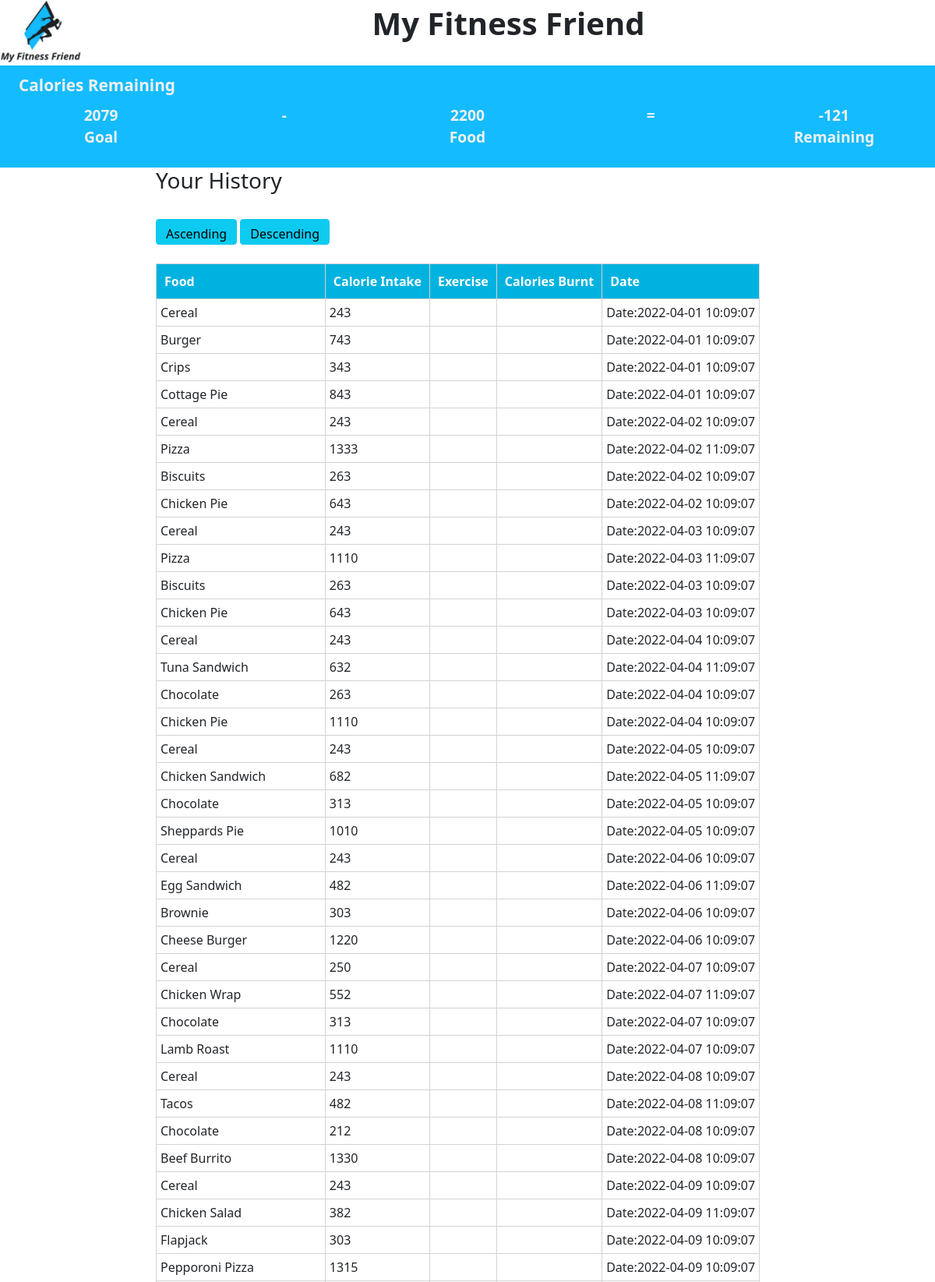
The app's page /history.php (signed in, upper part) with its own data.
### tables this page shows
CREATE TABLE `users` (
  `uid` int(11) NOT NULL,
  `username` varchar(32) DEFAULT NULL,
  `password` varchar(64) DEFAULT NULL,
  `firstname` varchar(64) DEFAULT NULL,
  `lastname` varchar(64) DEFAULT NULL,
  `email` varchar(128) DEFAULT NULL,
  `age` smallint(3) DEFAULT NULL,
  `gender` varchar(6) DEFAULT NULL,
  `start_weight` int(3) DEFAULT NULL,
  `current_weight` int(3) DEFAULT NULL,
  `goal_weight` int(3) DEFAULT NULL,
  `height` int(3) DEFAULT NULL,
  `unit1` varchar(32) DEFAULT NULL,
  `unit2` varchar(32) DEFAULT NULL,
  `mentor1` int(3) DEFAULT NULL,
  `mentor2` int(3) DEFAULT NULL,
  `mentor3` int(3) DEFAULT NULL,
  `calorie_intake` int(5) DEFAULT NULL
);

CREATE TABLE `calories` (
  `cid` int(5) NOT NULL,
  `uid` int(11) DEFAULT NULL,
  `food` varchar(120) DEFAULT NULL,
  `meal` varchar(120) DEFAULT NULL,
  `calorie_intake` int(5) DEFAULT NULL,
  `exercise` varchar(120) DEFAULT NULL,
  `calories_burnt` int(5) DEFAULT NULL,
  `datetime` datetime NOT NULL
);

### history.php (the view, shortened to what this page needs)
<?php
include 'header.php';
if(!isset($_SESSION['uid']))
{
  echo 'You are being redirected to the home page!';
  header("Location:index.php");
}
else
{
  $uid=$_SESSION['uid'];
}
if(isset($_POST['ASC']))
{
    $asc_query = "SELECT * FROM calories WHERE uid = $uid ORDER BY cid ASC";
    $result = executeQuery($asc_query);
}
elseif (isset ($_POST['DESC']))
    {
          $desc_query = "SELECT * FROM calories WHERE uid = $uid ORDER BY cid DESC";
          $result = executeQuery($desc_query);
    }
 else {
        $default_query = "SELECT * FROM calories WHERE uid = $uid";
        $result = executeQuery($default_query);
}
?>
    <div class="col-md-8 m-auto block" id="main_content">
    <h3>Your History</h3><br>
      <form action="history.php" method="post">
        <input type="submit" class = "btn btn-info" name="ASC" value="Ascending">
        <input type="submit" class = "btn btn-info" name="DESC" value="Descending"><br><br>
    <table class="table-main">
    <tr>
      <th>Food</th>
      <th>Calorie Intake</th>
      <th>Exercise</th>
      <th>Calories Burnt</th>
      <th>Date</th>
    </tr>
<?php
function executeQuery($query)
{
    $connection = mysqli_connect("localhost","root","");
    $result = mysqli_query($connection, $query);
    return $result;
}
while($row = mysqli_fetch_assoc($result)){
  ?>
<tr>
    <td><?php echo $row['food'];?></td>
    <td><?php echo $row['calorie_intake'];?></td>
    <td><?php echo $row['exercise'];?></td>
    <td><?php echo $row['calories_burnt'];?></td>
    <td>Date:<?php echo $row['datetime'];?></td>
</tr>
  <?php
}
?>
      </table>
      </form>
    </div>
<?php
include 'footer.php';
?>

### interface.php (shortened to what this page needs)
 <?php
if (isset($_SESSION['username'])) {
  $connection = mysqli_connect("localhost","root","");
  $calorieQuery = "SELECT SUM(calorie_intake) FROM calories WHERE uid = '$_SESSION[uid]' AND date(datetime) = curdate();";
  $calorieResult = mysqli_query($connection, $calorieQuery);
  $crTemp = mysqli_fetch_array($calorieResult);
  $cr = $crTemp[0];
  $query = "SELECT * FROM users WHERE uid = '$_SESSION[uid]'";
  $result = mysqli_query($connection, $query);
  while ($row = mysqli_fetch_assoc($result)) {
    $sw = $row['start_weight'];
    $cw = $row['current_weight'];
    $gw = $row['goal_weight'];
  }
  $result1 = $cw * 2.205;
  $result2 = $result1 * 15;
  $x = $sw - $gw;
  $y = $sw - $cw;
  $z = $y / $x;
  $offset = 1 - $z;
  $reduction = $offset / 2;
  $reduction2 = $result2 * $reduction;
  $ci = round($result2 - $reduction2);
  $ri = round($ci - $cr);
  echo <<<INTERFACE
  <div class="container-fluid" id="calorie">
    <legend class="title">Calories Remaining</legend>
    <div class="row">
      <div class="col">
        <label>{$ci}<br>Goal</label>
      </div>
      <div class="col">
        <label>-</label>
      </div>
      <div class="col">
        <label>{$cr}<br>
        Food</label>
      </div>
      <div class="col">
        <label>=</label>
      </div>
      <div class="col">
        <label>{$ri}<br>
        Remaining</label>
      </div>
    </div>
  </div>
  INTERFACE;
}
?>

### css/style.css (style rules this page uses)
:root { --colourPri: #022140; --colourSec: #c5c5c5; --colourBG: #14BCFF; --colourText: #f0f0f0; --colourNav: #c68c53a8; --colourHover: #233385; }
#calorie, #loginHeader { padding-left: 1.5em; padding-right: 1.5em; padding-bottom: 1.5em; font-size: 1em; font-weight: bold; text-align: center; color: var(--colourText); background-color: var(--colourBG); }
.title { font-size: 1.3em; text-align: left; padding-top: .5em; }
label { font-size: 1.2em; font-weight: bolder; }
input { height: calc(1.6em + .6vw); }
.table-main, .table-main th, .table-main td { border: 1px solid lightgrey; }
.table-main th { background-color: rgb(0, 178, 223); color: white; padding: 10px; }
.table-main td { background-color: #ffffff; padding: 5px; }

### records on screen
users: ci "2079"
calories: food "Cereal", calorie_intake "243", datetime "2022-04-01 10:09:07"
calories: food "Burger", calorie_intake "743", datetime "2022-04-01 10:09:07"
calories: food "Crips", calorie_intake "343", datetime "2022-04-01 10:09:07"
calories: food "Cottage Pie", calorie_intake "843", datetime "2022-04-01 10:09:07"
calories: food "Cereal", calorie_intake "243", datetime "2022-04-02 10:09:07"
calories: food "Pizza", calorie_intake "1333", datetime "2022-04-02 11:09:07"
calories: food "Biscuits", calorie_intake "263", datetime "2022-04-02 10:09:07"
calories: food "Chicken Pie", calorie_intake "643", datetime "2022-04-02 10:09:07"
calories: food "Cereal", calorie_intake "243", datetime "2022-04-03 10:09:07"
calories: food "Pizza", calorie_intake "1110", datetime "2022-04-03 11:09:07"
calories: food "Biscuits", calorie_intake "263", datetime "2022-04-03 10:09:07"
calories: food "Chicken Pie", calorie_intake "643", datetime "2022-04-03 10:09:07"
calories: food "Cereal", calorie_intake "243", datetime "2022-04-04 10:09:07"
calories: food "Tuna Sandwich", calorie_intake "632", datetime "2022-04-04 11:09:07"
calories: food "Chocolate", calorie_intake "263", datetime "2022-04-04 10:09:07"
calories: food "Chicken Pie", calorie_intake "1110", datetime "2022-04-04 10:09:07"
calories: food "Cereal", calorie_intake "243", datetime "2022-04-05 10:09:07"
calories: food "Chicken Sandwich", calorie_intake "682", datetime "2022-04-05 11:09:07"
calories: food "Chocolate", calorie_intake "313", datetime "2022-04-05 10:09:07"
calories: food "Sheppards Pie", calorie_intake "1010", datetime "2022-04-05 10:09:07"
calories: food "Cereal", calorie_intake "243", datetime "2022-04-06 10:09:07"
calories: food "Egg Sandwich", calorie_intake "482", datetime "2022-04-06 11:09:07"
calories: food "Brownie", calorie_intake "303", datetime "2022-04-06 10:09:07"
calories: food "Cheese Burger", calorie_intake "1220", datetime "2022-04-06 10:09:07"
calories: food "Cereal", calorie_intake "250", datetime "2022-04-07 10:09:07"
calories: food "Chicken Wrap", calorie_intake "552", datetime "2022-04-07 11:09:07"
calories: food "Chocolate", calorie_intake "313", datetime "2022-04-07 10:09:07"
calories: food "Lamb Roast", calorie_intake "1110", datetime "2022-04-07 10:09:07"
calories: food "Cereal", calorie_intake "243", datetime "2022-04-08 10:09:07"
calories: food "Tacos", calorie_intake "482", datetime "2022-04-08 11:09:07"
calories: food "Chocolate", calorie_intake "212", datetime "2022-04-08 10:09:07"
calories: food "Beef Burrito", calorie_intake "1330", datetime "2022-04-08 10:09:07"
calories: food "Cereal", calorie_intake "243", datetime "2022-04-09 10:09:07"
calories: food "Chicken Salad", calorie_intake "382", datetime "2022-04-09 11:09:07"
calories: food "Flapjack", calorie_intake "303", datetime "2022-04-09 10:09:07"
calories: food "Pepporoni Pizza", calorie_intake "1315", datetime "2022-04-09 10:09:07"

### other values on screen
$cr "2200"
$ri "-121"
